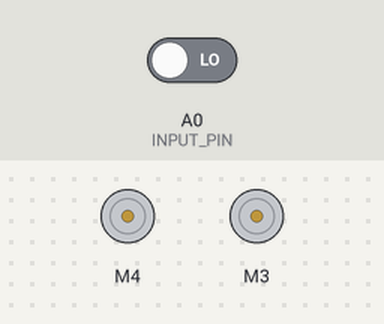
Bench run of a sketch on a simulated Arduino Uno, built with avr-gcc and run on an emulated ATmega328P. Parts: 2 × DC motor (green arrow = forward, orange = backward, longer = faster). Inputs (shaded band) come from the test bench; at power-on: A0 (INPUT_PIN) LOW.

Above: at 1.3 s.
1.4 s: A0 (INPUT_PIN) driven HIGH
At 3.2 s:
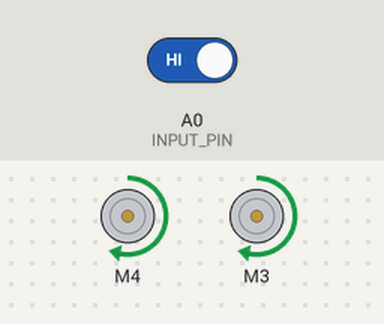
3.5 s: A0 (INPUT_PIN) driven LOW
At 4.26 s:
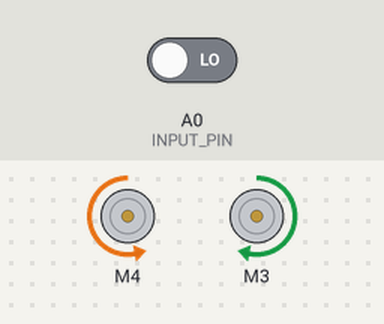
Timing chart, 0 to 12.5 s (numbered marks = the images above; inputs shaded):
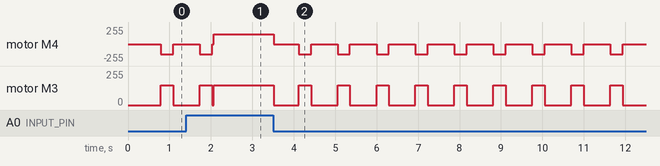

Measured:
- after the input at 3.5 s, motor M4: alternates backward 150/255 for 0.30 s and stopped for 0.64 s, starting at once; motor M3: alternates forward 150/255 for 0.30 s and stopped for 0.64 s, starting at once

The sketch:

obstacle_avoiding_robot.ino
```cpp
#include <AFMotor.h>
#define INPUT_PIN A0

long duration = 0;
int distance = 0;
int maxSpeed = 150;
int turningDelay = 300;

AF_DCMotor motorLeft(4, MOTOR12_1KHZ), motorRight(3,  MOTOR12_1KHZ);

void setup() {

  pinMode(INPUT_PIN, INPUT);
  Serial.begin(9600);
  readSensor();
  delay(50);
  readSensor();
  delay(50);
  readSensor();
  delay(50);

}

void loop() {
  delay(40);
  if (readSensor()) {
    stopRuning();
    delay(turningDelay);
    turnLeft();
    delay(turningDelay);
    stopRuning();
  }else
  {
      runForward();
  }

  readSensor();
}

bool readSensor() {
  int sensorStatus = digitalRead(INPUT_PIN);
  if(sensorStatus){
    return false;
  } else {
    return true;
  }
}
void runForward() {
  motorLeft.setSpeed(maxSpeed);
  motorLeft.run(FORWARD);
  motorRight.setSpeed(maxSpeed);
  motorRight.run(FORWARD);
}
void turnLeft() {
  delay(turningDelay);
  motorLeft.setSpeed(maxSpeed);
  motorLeft.run(BACKWARD);
  motorRight.setSpeed(maxSpeed);
  motorRight.run(FORWARD);
}
void stopRuning() {
  motorLeft.run(RELEASE);
  motorRight.run(RELEASE);
}
```
